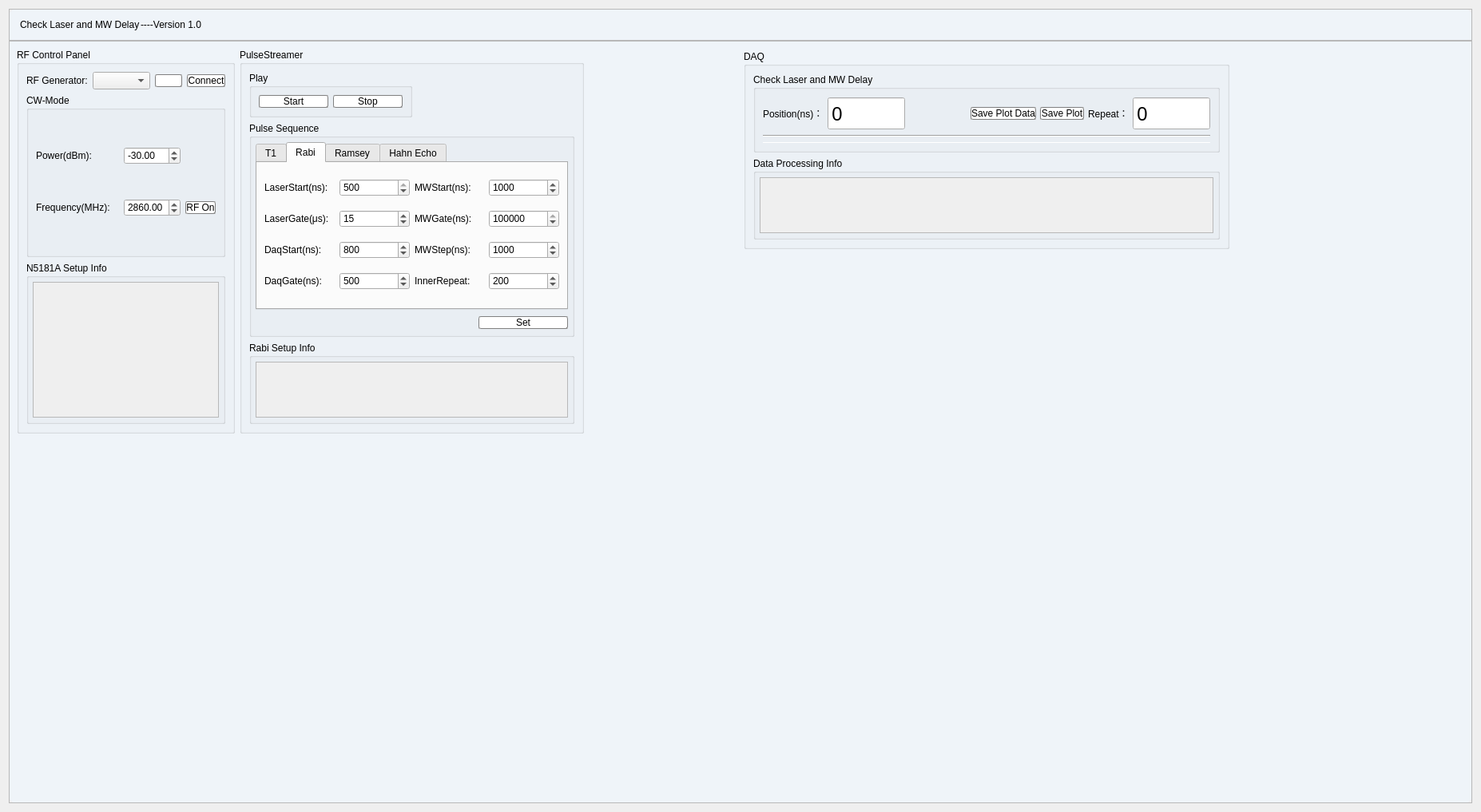
<?xml version="1.0" encoding="UTF-8"?>
<ui version="4.0">
 <class>Form</class>
 <widget class="QWidget" name="Form">
  <property name="geometry">
   <rect>
    <x>0</x>
    <y>0</y>
    <width>1854</width>
    <height>1017</height>
   </rect>
  </property>
  <property name="sizePolicy">
   <sizepolicy hsizetype="Fixed" vsizetype="Fixed">
    <horstretch>0</horstretch>
    <verstretch>0</verstretch>
   </sizepolicy>
  </property>
  <property name="windowTitle">
   <string>Form</string>
  </property>
  <property name="styleSheet">
   <string notr="true">QWidget#Form{
	border-radius:10px;
}

QWidget#mainwidget{
	background-color: rgba(239, 244, 249, 0);
	border-radius:10px;
}
QFrame#mainframe{
	background-color: rgba(239, 244, 249, 255);
	border-radius:10px;
}
QGroupBox{
	border-width: 2px;
	
	font: 25 9pt &quot;Microsoft YaHei UI Light&quot;;
}
QPushButton{
	background-color: rgb(255, 255, 255);
	border-radius: 2px;
	border: 1px groove gray;
	font: 63 9pt &quot;Nunito Sans SemiBold&quot;;
}
QTabWidget{
	font: 63 9pt &quot;Nunito Sans SemiBold&quot;;
}
QLabel{
	font: 9pt &quot;Microsoft YaHei UI&quot;;
}
QComboBox{
	
	font: 9pt &quot;Menlo for Powerline&quot;;
}
</string>
  </property>
  <layout class="QVBoxLayout" name="verticalLayout_19" stretch="0">
   <item>
    <widget class="QWidget" name="mainwidget" native="true">
     <property name="styleSheet">
      <string notr="true"/>
     </property>
     <layout class="QVBoxLayout" name="verticalLayout_5">
      <property name="spacing">
       <number>0</number>
      </property>
      <property name="leftMargin">
       <number>0</number>
      </property>
      <property name="topMargin">
       <number>0</number>
      </property>
      <property name="rightMargin">
       <number>0</number>
      </property>
      <property name="bottomMargin">
       <number>0</number>
      </property>
      <item>
       <widget class="QFrame" name="mainframe">
        <property name="styleSheet">
         <string notr="true"/>
        </property>
        <property name="frameShape">
         <enum>QFrame::StyledPanel</enum>
        </property>
        <property name="frameShadow">
         <enum>QFrame::Raised</enum>
        </property>
        <layout class="QVBoxLayout" name="verticalLayout">
         <property name="spacing">
          <number>0</number>
         </property>
         <property name="leftMargin">
          <number>0</number>
         </property>
         <property name="topMargin">
          <number>0</number>
         </property>
         <property name="rightMargin">
          <number>0</number>
         </property>
         <property name="bottomMargin">
          <number>0</number>
         </property>
         <item>
          <widget class="QFrame" name="frame">
           <property name="sizePolicy">
            <sizepolicy hsizetype="Preferred" vsizetype="Preferred">
             <horstretch>0</horstretch>
             <verstretch>1</verstretch>
            </sizepolicy>
           </property>
           <property name="minimumSize">
            <size>
             <width>0</width>
             <height>40</height>
            </size>
           </property>
           <property name="baseSize">
            <size>
             <width>0</width>
             <height>0</height>
            </size>
           </property>
           <property name="styleSheet">
            <string notr="true"/>
           </property>
           <property name="frameShape">
            <enum>QFrame::StyledPanel</enum>
           </property>
           <property name="frameShadow">
            <enum>QFrame::Raised</enum>
           </property>
           <layout class="QHBoxLayout" name="horizontalLayout_2" stretch="0,0,0,80,3,3,3">
            <property name="spacing">
             <number>1</number>
            </property>
            <property name="leftMargin">
             <number>5</number>
            </property>
            <property name="topMargin">
             <number>1</number>
            </property>
            <property name="rightMargin">
             <number>1</number>
            </property>
            <property name="bottomMargin">
             <number>1</number>
            </property>
            <item>
             <widget class="QLabel" name="label_2">
              <property name="text">
               <string/>
              </property>
              <property name="pixmap">
               <pixmap resource="resources.qrc">:/my_icons/images/icons/window_title_icon.png</pixmap>
              </property>
             </widget>
            </item>
            <item>
             <widget class="QLabel" name="label">
              <property name="sizePolicy">
               <sizepolicy hsizetype="Preferred" vsizetype="Preferred">
                <horstretch>0</horstretch>
                <verstretch>0</verstretch>
               </sizepolicy>
              </property>
              <property name="font">
               <font>
                <family>Microsoft YaHei UI</family>
                <pointsize>9</pointsize>
                <weight>50</weight>
                <italic>false</italic>
                <bold>false</bold>
               </font>
              </property>
              <property name="styleSheet">
               <string notr="true"/>
              </property>
              <property name="text">
               <string>Check Laser and MW Delay</string>
              </property>
             </widget>
            </item>
            <item>
             <widget class="QLabel" name="label_6">
              <property name="text">
               <string>----Version 1.0</string>
              </property>
             </widget>
            </item>
            <item>
             <spacer name="horizontalSpacer_2">
              <property name="orientation">
               <enum>Qt::Horizontal</enum>
              </property>
              <property name="sizeHint" stdset="0">
               <size>
                <width>40</width>
                <height>20</height>
               </size>
              </property>
             </spacer>
            </item>
            <item>
             <widget class="QPushButton" name="min_btn">
              <property name="sizePolicy">
               <sizepolicy hsizetype="Minimum" vsizetype="Fixed">
                <horstretch>0</horstretch>
                <verstretch>0</verstretch>
               </sizepolicy>
              </property>
              <property name="maximumSize">
               <size>
                <width>60</width>
                <height>30</height>
               </size>
              </property>
              <property name="styleSheet">
               <string notr="true">QPushButton {	
	border: none;
	border-radius: 2px;
	background-color: rgba(239, 244, 249, 0);
}
QPushButton:hover {
	background-color: rgba(160, 160, 160,100);
}
QPushButton:pressed {	
	background-color: transparent;
}
</string>
              </property>
              <property name="text">
               <string/>
              </property>
              <property name="icon">
               <iconset resource="resources.qrc">
                <normaloff>:/my_icons/images/icons/min.svg</normaloff>:/my_icons/images/icons/min.svg</iconset>
              </property>
             </widget>
            </item>
            <item>
             <widget class="QPushButton" name="max_btn">
              <property name="sizePolicy">
               <sizepolicy hsizetype="Minimum" vsizetype="Fixed">
                <horstretch>0</horstretch>
                <verstretch>0</verstretch>
               </sizepolicy>
              </property>
              <property name="maximumSize">
               <size>
                <width>60</width>
                <height>30</height>
               </size>
              </property>
              <property name="styleSheet">
               <string notr="true">QPushButton {	
	border: none;
	border-radius: 2px;
	background-color: rgba(239, 244, 249, 0);
}
QPushButton:hover {
	background-color: rgba(160, 160, 160,100);
}
QPushButton:pressed {	
	background-color: transparent;
}</string>
              </property>
              <property name="text">
               <string/>
              </property>
              <property name="icon">
               <iconset resource="resources.qrc">
                <normaloff>:/my_icons/images/icons/max.svg</normaloff>:/my_icons/images/icons/max.svg</iconset>
              </property>
              <property name="iconSize">
               <size>
                <width>20</width>
                <height>20</height>
               </size>
              </property>
             </widget>
            </item>
            <item>
             <widget class="QPushButton" name="close_btn">
              <property name="sizePolicy">
               <sizepolicy hsizetype="Minimum" vsizetype="Fixed">
                <horstretch>0</horstretch>
                <verstretch>0</verstretch>
               </sizepolicy>
              </property>
              <property name="maximumSize">
               <size>
                <width>60</width>
                <height>30</height>
               </size>
              </property>
              <property name="styleSheet">
               <string notr="true">QPushButton {	
	border: none;
	border-radius: 2px;
	background-color: rgba(239, 244, 249, 0);
}
QPushButton:hover {
	background-color: rgba(196, 43, 28,200);
}
QPushButton:pressed {	
	background-color: transparent;
}</string>
              </property>
              <property name="text">
               <string/>
              </property>
              <property name="icon">
               <iconset resource="resources.qrc">
                <normaloff>:/my_icons/images/icons/close_btn.svg</normaloff>:/my_icons/images/icons/close_btn.svg</iconset>
              </property>
             </widget>
            </item>
           </layout>
          </widget>
         </item>
         <item>
          <widget class="QFrame" name="frame_2">
           <property name="sizePolicy">
            <sizepolicy hsizetype="Preferred" vsizetype="Preferred">
             <horstretch>0</horstretch>
             <verstretch>100</verstretch>
            </sizepolicy>
           </property>
           <property name="styleSheet">
            <string notr="true">QPushButton:hover {
	background-color: rgba(160, 160, 160,100);
}
QPushButton:pressed {	
	background-color: transparent;
}</string>
           </property>
           <property name="frameShape">
            <enum>QFrame::StyledPanel</enum>
           </property>
           <property name="frameShadow">
            <enum>QFrame::Raised</enum>
           </property>
           <widget class="QGroupBox" name="groupBox_9">
            <property name="geometry">
             <rect>
              <x>920</x>
              <y>12</y>
              <width>608</width>
              <height>249</height>
             </rect>
            </property>
            <property name="title">
             <string>DAQ</string>
            </property>
            <layout class="QVBoxLayout" name="verticalLayout_9">
             <item>
              <widget class="QGroupBox" name="groupBox_7">
               <property name="title">
                <string>Check Laser and MW Delay</string>
               </property>
               <layout class="QVBoxLayout" name="verticalLayout_3" stretch="1,0,10">
                <item>
                 <layout class="QHBoxLayout" name="horizontalLayout_10" stretch="1,2,8,1,1,1,2">
                  <property name="spacing">
                   <number>5</number>
                  </property>
                  <item>
                   <widget class="QLabel" name="label_3">
                    <property name="text">
                     <string>Position(ns)：</string>
                    </property>
                   </widget>
                  </item>
                  <item>
                   <widget class="QSpinBox" name="data_position_spbx">
                    <property name="sizePolicy">
                     <sizepolicy hsizetype="Minimum" vsizetype="Expanding">
                      <horstretch>0</horstretch>
                      <verstretch>0</verstretch>
                     </sizepolicy>
                    </property>
                    <property name="font">
                     <font>
                      <family>Adobe Arabic</family>
                      <pointsize>18</pointsize>
                     </font>
                    </property>
                    <property name="readOnly">
                     <bool>true</bool>
                    </property>
                    <property name="buttonSymbols">
                     <enum>QAbstractSpinBox::NoButtons</enum>
                    </property>
                    <property name="maximum">
                     <number>1000000</number>
                    </property>
                   </widget>
                  </item>
                  <item>
                   <spacer name="horizontalSpacer_4">
                    <property name="orientation">
                     <enum>Qt::Horizontal</enum>
                    </property>
                    <property name="sizeHint" stdset="0">
                     <size>
                      <width>40</width>
                      <height>20</height>
                     </size>
                    </property>
                   </spacer>
                  </item>
                  <item>
                   <widget class="QPushButton" name="save_plot_data_btn">
                    <property name="text">
                     <string>Save Plot Data</string>
                    </property>
                    <property name="icon">
                     <iconset resource="resources.qrc">
                      <normaloff>:/my_icons/images/icons/save.svg</normaloff>:/my_icons/images/icons/save.svg</iconset>
                    </property>
                    <property name="iconSize">
                     <size>
                      <width>20</width>
                      <height>25</height>
                     </size>
                    </property>
                   </widget>
                  </item>
                  <item>
                   <widget class="QPushButton" name="save_plot_btn">
                    <property name="text">
                     <string>Save Plot</string>
                    </property>
                    <property name="icon">
                     <iconset resource="resources.qrc">
                      <normaloff>:/my_icons/images/icons/picture.svg</normaloff>:/my_icons/images/icons/picture.svg</iconset>
                    </property>
                    <property name="iconSize">
                     <size>
                      <width>20</width>
                      <height>25</height>
                     </size>
                    </property>
                   </widget>
                  </item>
                  <item>
                   <widget class="QLabel" name="label_5">
                    <property name="text">
                     <string>Repeat：</string>
                    </property>
                   </widget>
                  </item>
                  <item>
                   <widget class="QSpinBox" name="repeat_spbx">
                    <property name="sizePolicy">
                     <sizepolicy hsizetype="Minimum" vsizetype="Expanding">
                      <horstretch>0</horstretch>
                      <verstretch>0</verstretch>
                     </sizepolicy>
                    </property>
                    <property name="font">
                     <font>
                      <family>Adobe Arabic</family>
                      <pointsize>18</pointsize>
                     </font>
                    </property>
                    <property name="readOnly">
                     <bool>true</bool>
                    </property>
                    <property name="buttonSymbols">
                     <enum>QAbstractSpinBox::NoButtons</enum>
                    </property>
                    <property name="maximum">
                     <number>1000000</number>
                    </property>
                   </widget>
                  </item>
                 </layout>
                </item>
                <item>
                 <widget class="Line" name="line">
                  <property name="orientation">
                   <enum>Qt::Horizontal</enum>
                  </property>
                 </widget>
                </item>
                <item>
                 <widget class="QFrame" name="rabi_graph_frame">
                  <property name="styleSheet">
                   <string notr="true">background-color: rgb(240, 240, 240);</string>
                  </property>
                  <property name="frameShape">
                   <enum>QFrame::Panel</enum>
                  </property>
                  <property name="frameShadow">
                   <enum>QFrame::Sunken</enum>
                  </property>
                  <property name="lineWidth">
                   <number>3</number>
                  </property>
                  <property name="midLineWidth">
                   <number>3</number>
                  </property>
                 </widget>
                </item>
               </layout>
              </widget>
             </item>
             <item>
              <widget class="QGroupBox" name="groupBox_11">
               <property name="title">
                <string>Data Processing Info</string>
               </property>
               <layout class="QGridLayout" name="gridLayout_7">
                <property name="leftMargin">
                 <number>5</number>
                </property>
                <property name="topMargin">
                 <number>5</number>
                </property>
                <property name="rightMargin">
                 <number>5</number>
                </property>
                <property name="bottomMargin">
                 <number>5</number>
                </property>
                <item row="0" column="0">
                 <widget class="QScrollArea" name="data_processing_scroll">
                  <property name="sizePolicy">
                   <sizepolicy hsizetype="Minimum" vsizetype="Minimum">
                    <horstretch>0</horstretch>
                    <verstretch>0</verstretch>
                   </sizepolicy>
                  </property>
                  <property name="widgetResizable">
                   <bool>true</bool>
                  </property>
                  <widget class="QWidget" name="scrollAreaWidgetContents_3">
                   <property name="geometry">
                    <rect>
                     <x>0</x>
                     <y>0</y>
                     <width>570</width>
                     <height>73</height>
                    </rect>
                   </property>
                   <layout class="QVBoxLayout" name="verticalLayout_24">
                    <item>
                     <widget class="QLabel" name="data_processing_msg">
                      <property name="text">
                       <string/>
                      </property>
                     </widget>
                    </item>
                   </layout>
                  </widget>
                 </widget>
                </item>
               </layout>
              </widget>
             </item>
            </layout>
           </widget>
           <widget class="QWidget" name="">
            <property name="geometry">
             <rect>
              <x>10</x>
              <y>10</y>
              <width>710</width>
              <height>482</height>
             </rect>
            </property>
            <layout class="QHBoxLayout" name="horizontalLayout_7" stretch="1,2">
             <item>
              <widget class="QGroupBox" name="groupBox_3">
               <property name="styleSheet">
                <string notr="true"/>
               </property>
               <property name="title">
                <string>RF Control Panel</string>
               </property>
               <layout class="QVBoxLayout" name="verticalLayout_4">
                <item>
                 <layout class="QHBoxLayout" name="horizontalLayout" stretch="3,4,1,2">
                  <item>
                   <widget class="QLabel" name="label_4">
                    <property name="text">
                     <string>RF Generator:</string>
                    </property>
                   </widget>
                  </item>
                  <item>
                   <widget class="QComboBox" name="rf_cbx"/>
                  </item>
                  <item>
                   <widget class="QPushButton" name="rf_visa_rst_btn">
                    <property name="text">
                     <string/>
                    </property>
                    <property name="icon">
                     <iconset resource="resources.qrc">
                      <normaloff>:/my_icons/images/icons/restore.svg</normaloff>:/my_icons/images/icons/restore.svg</iconset>
                    </property>
                    <property name="iconSize">
                     <size>
                      <width>20</width>
                      <height>25</height>
                     </size>
                    </property>
                   </widget>
                  </item>
                  <item>
                   <widget class="QPushButton" name="rf_connect_btn">
                    <property name="styleSheet">
                     <string notr="true">QPushButton{
	font: 10pt &quot;Yu Gothic UI&quot;;	

}</string>
                    </property>
                    <property name="text">
                     <string>Connect</string>
                    </property>
                    <property name="icon">
                     <iconset resource="resources.qrc">
                      <normaloff>:/my_icons/images/icons/connect.svg</normaloff>:/my_icons/images/icons/connect.svg</iconset>
                    </property>
                    <property name="iconSize">
                     <size>
                      <width>20</width>
                      <height>25</height>
                     </size>
                    </property>
                   </widget>
                  </item>
                 </layout>
                </item>
                <item>
                 <widget class="QGroupBox" name="groupBox_13">
                  <property name="title">
                   <string>CW-Mode</string>
                  </property>
                  <layout class="QGridLayout" name="gridLayout_4">
                   <item row="0" column="0">
                    <widget class="QLabel" name="label_17">
                     <property name="text">
                      <string>Power(dBm):</string>
                     </property>
                    </widget>
                   </item>
                   <item row="1" column="0" colspan="2">
                    <widget class="QLabel" name="label_18">
                     <property name="text">
                      <string>Frequency(MHz):</string>
                     </property>
                    </widget>
                   </item>
                   <item row="1" column="2">
                    <widget class="QDoubleSpinBox" name="cw_freq_spbx">
                     <property name="minimum">
                      <double>100.000000000000000</double>
                     </property>
                     <property name="maximum">
                      <double>6000.000000000000000</double>
                     </property>
                     <property name="singleStep">
                      <double>0.100000000000000</double>
                     </property>
                     <property name="value">
                      <double>2860.000000000000000</double>
                     </property>
                    </widget>
                   </item>
                   <item row="1" column="3">
                    <widget class="QPushButton" name="rf_ply_stp_btn">
                     <property name="text">
                      <string>RF On</string>
                     </property>
                     <property name="icon">
                      <iconset resource="resources.qrc">
                       <normaloff>:/my_icons/images/icons/play.svg</normaloff>:/my_icons/images/icons/play.svg</iconset>
                     </property>
                     <property name="iconSize">
                      <size>
                       <width>20</width>
                       <height>25</height>
                      </size>
                     </property>
                    </widget>
                   </item>
                   <item row="0" column="2">
                    <widget class="QDoubleSpinBox" name="cw_power_spbx">
                     <property name="minimum">
                      <double>-50.000000000000000</double>
                     </property>
                     <property name="maximum">
                      <double>10.000000000000000</double>
                     </property>
                     <property name="singleStep">
                      <double>0.100000000000000</double>
                     </property>
                     <property name="value">
                      <double>-30.000000000000000</double>
                     </property>
                    </widget>
                   </item>
                  </layout>
                 </widget>
                </item>
                <item>
                 <widget class="QGroupBox" name="groupBox_6">
                  <property name="title">
                   <string>N5181A Setup Info</string>
                  </property>
                  <layout class="QGridLayout" name="gridLayout_2">
                   <property name="leftMargin">
                    <number>5</number>
                   </property>
                   <property name="topMargin">
                    <number>5</number>
                   </property>
                   <property name="rightMargin">
                    <number>5</number>
                   </property>
                   <property name="bottomMargin">
                    <number>5</number>
                   </property>
                   <item row="0" column="0">
                    <widget class="QScrollArea" name="rf_scroll">
                     <property name="sizePolicy">
                      <sizepolicy hsizetype="Minimum" vsizetype="Minimum">
                       <horstretch>0</horstretch>
                       <verstretch>0</verstretch>
                      </sizepolicy>
                     </property>
                     <property name="widgetResizable">
                      <bool>true</bool>
                     </property>
                     <widget class="QWidget" name="scrollAreaWidgetContents">
                      <property name="geometry">
                       <rect>
                        <x>0</x>
                        <y>0</y>
                        <width>265</width>
                        <height>111</height>
                       </rect>
                      </property>
                      <layout class="QVBoxLayout" name="verticalLayout_7">
                       <item>
                        <widget class="QLabel" name="rf_msg">
                         <property name="text">
                          <string/>
                         </property>
                        </widget>
                       </item>
                      </layout>
                     </widget>
                    </widget>
                   </item>
                  </layout>
                 </widget>
                </item>
               </layout>
              </widget>
             </item>
             <item>
              <widget class="QGroupBox" name="groupBox">
               <property name="title">
                <string>PulseStreamer</string>
               </property>
               <layout class="QVBoxLayout" name="verticalLayout_6">
                <item>
                 <layout class="QHBoxLayout" name="horizontalLayout_5" stretch="1,1">
                  <item>
                   <widget class="QGroupBox" name="groupBox_4">
                    <property name="title">
                     <string>Play</string>
                    </property>
                    <layout class="QGridLayout" name="gridLayout_3">
                     <item row="0" column="0">
                      <widget class="QPushButton" name="rabi_start_btn">
                       <property name="styleSheet">
                        <string notr="true">QPushButton{
	font: 10pt &quot;Yu Gothic UI&quot;;	

}</string>
                       </property>
                       <property name="text">
                        <string>Start</string>
                       </property>
                       <property name="icon">
                        <iconset resource="resources.qrc">
                         <normaloff>:/my_icons/images/icons/play.svg</normaloff>:/my_icons/images/icons/play.svg</iconset>
                       </property>
                       <property name="iconSize">
                        <size>
                         <width>20</width>
                         <height>25</height>
                        </size>
                       </property>
                      </widget>
                     </item>
                     <item row="0" column="1">
                      <widget class="QPushButton" name="rabi_stop_btn">
                       <property name="styleSheet">
                        <string notr="true">QPushButton{
	font: 10pt &quot;Yu Gothic UI&quot;;	

}</string>
                       </property>
                       <property name="text">
                        <string>Stop</string>
                       </property>
                       <property name="icon">
                        <iconset resource="resources.qrc">
                         <normaloff>:/my_icons/images/icons/stop.svg</normaloff>:/my_icons/images/icons/stop.svg</iconset>
                       </property>
                       <property name="iconSize">
                        <size>
                         <width>20</width>
                         <height>25</height>
                        </size>
                       </property>
                      </widget>
                     </item>
                    </layout>
                   </widget>
                  </item>
                  <item>
                   <spacer name="horizontalSpacer_5">
                    <property name="orientation">
                     <enum>Qt::Horizontal</enum>
                    </property>
                    <property name="sizeHint" stdset="0">
                     <size>
                      <width>40</width>
                      <height>20</height>
                     </size>
                    </property>
                   </spacer>
                  </item>
                 </layout>
                </item>
                <item>
                 <widget class="QGroupBox" name="groupBox_10">
                  <property name="title">
                   <string>Pulse Sequence</string>
                  </property>
                  <layout class="QGridLayout" name="gridLayout_6">
                   <property name="leftMargin">
                    <number>5</number>
                   </property>
                   <property name="topMargin">
                    <number>5</number>
                   </property>
                   <property name="rightMargin">
                    <number>5</number>
                   </property>
                   <property name="bottomMargin">
                    <number>5</number>
                   </property>
                   <item row="0" column="0">
                    <widget class="QTabWidget" name="pulse_tab">
                     <property name="currentIndex">
                      <number>1</number>
                     </property>
                     <widget class="QWidget" name="t1">
                      <attribute name="title">
                       <string>T1</string>
                      </attribute>
                      <layout class="QGridLayout" name="gridLayout_8">
                       <item row="0" column="1">
                        <widget class="QSpinBox" name="t1_laser_start_spbx">
                         <property name="maximum">
                          <number>500000</number>
                         </property>
                         <property name="value">
                          <number>0</number>
                         </property>
                        </widget>
                       </item>
                       <item row="3" column="2">
                        <widget class="QLabel" name="label_25">
                         <property name="text">
                          <string>InnerRepeat:</string>
                         </property>
                        </widget>
                       </item>
                       <item row="1" column="0">
                        <widget class="QLabel" name="label_22">
                         <property name="text">
                          <string>LaserGate(μs):</string>
                         </property>
                        </widget>
                       </item>
                       <item row="0" column="0">
                        <widget class="QLabel" name="label_13">
                         <property name="text">
                          <string>LaserStart(ns):</string>
                         </property>
                        </widget>
                       </item>
                       <item row="1" column="1">
                        <widget class="QSpinBox" name="t1_laser_gate_spbx">
                         <property name="maximum">
                          <number>1000</number>
                         </property>
                         <property name="value">
                          <number>30</number>
                         </property>
                        </widget>
                       </item>
                       <item row="3" column="3">
                        <widget class="QSpinBox" name="t1_inner_repeat_spbx">
                         <property name="maximum">
                          <number>100000000</number>
                         </property>
                         <property name="value">
                          <number>200</number>
                         </property>
                        </widget>
                       </item>
                       <item row="0" column="2">
                        <widget class="QLabel" name="label_8">
                         <property name="text">
                          <string>DaqStart(ns):</string>
                         </property>
                        </widget>
                       </item>
                       <item row="0" column="3">
                        <widget class="QSpinBox" name="t1_daq_start_spbx">
                         <property name="maximum">
                          <number>1000000</number>
                         </property>
                         <property name="value">
                          <number>300</number>
                         </property>
                        </widget>
                       </item>
                       <item row="1" column="2">
                        <widget class="QLabel" name="label_26">
                         <property name="text">
                          <string>DaqGate(ns):</string>
                         </property>
                        </widget>
                       </item>
                       <item row="1" column="3">
                        <widget class="QSpinBox" name="t1_daq_gate_spbx">
                         <property name="maximum">
                          <number>5000</number>
                         </property>
                         <property name="value">
                          <number>500</number>
                         </property>
                        </widget>
                       </item>
                       <item row="2" column="1">
                        <widget class="QSpinBox" name="t1_span_spbx">
                         <property name="maximum">
                          <number>1000000</number>
                         </property>
                         <property name="value">
                          <number>1500</number>
                         </property>
                        </widget>
                       </item>
                       <item row="2" column="0">
                        <widget class="QLabel" name="label_9">
                         <property name="text">
                          <string>T1Span(μs):</string>
                         </property>
                        </widget>
                       </item>
                       <item row="3" column="0">
                        <widget class="QLabel" name="label_10">
                         <property name="text">
                          <string>T1Step(μs):</string>
                         </property>
                        </widget>
                       </item>
                       <item row="3" column="1">
                        <widget class="QSpinBox" name="t1_step_spbx">
                         <property name="maximum">
                          <number>100000</number>
                         </property>
                         <property name="value">
                          <number>10</number>
                         </property>
                        </widget>
                       </item>
                      </layout>
                     </widget>
                     <widget class="QWidget" name="rabi">
                      <attribute name="title">
                       <string>Rabi</string>
                      </attribute>
                      <layout class="QGridLayout" name="gridLayout">
                       <item row="0" column="0">
                        <widget class="QLabel" name="label_12">
                         <property name="text">
                          <string>LaserStart(ns):</string>
                         </property>
                        </widget>
                       </item>
                       <item row="0" column="1">
                        <widget class="QSpinBox" name="rabi_laser_start_spbx">
                         <property name="maximum">
                          <number>500</number>
                         </property>
                         <property name="value">
                          <number>500</number>
                         </property>
                        </widget>
                       </item>
                       <item row="0" column="2">
                        <widget class="QLabel" name="label_19">
                         <property name="text">
                          <string>MWStart(ns):</string>
                         </property>
                        </widget>
                       </item>
                       <item row="0" column="3">
                        <widget class="QSpinBox" name="rabi_mw_start_spbx">
                         <property name="maximum">
                          <number>20000</number>
                         </property>
                         <property name="value">
                          <number>1000</number>
                         </property>
                        </widget>
                       </item>
                       <item row="1" column="0">
                        <widget class="QLabel" name="label_16">
                         <property name="text">
                          <string>LaserGate(μs):</string>
                         </property>
                        </widget>
                       </item>
                       <item row="1" column="1">
                        <widget class="QSpinBox" name="rabi_laser_gate_spbx">
                         <property name="maximum">
                          <number>1000</number>
                         </property>
                         <property name="value">
                          <number>15</number>
                         </property>
                        </widget>
                       </item>
                       <item row="1" column="2">
                        <widget class="QLabel" name="label_11">
                         <property name="text">
                          <string>MWGate(ns):</string>
                         </property>
                        </widget>
                       </item>
                       <item row="1" column="3">
                        <widget class="QSpinBox" name="rabi_mw_gate_spbx">
                         <property name="maximum">
                          <number>10000000</number>
                         </property>
                         <property name="value">
                          <number>200000</number>
                         </property>
                        </widget>
                       </item>
                       <item row="2" column="0">
                        <widget class="QLabel" name="label_7">
                         <property name="text">
                          <string>DaqStart(ns):</string>
                         </property>
                        </widget>
                       </item>
                       <item row="2" column="1">
                        <widget class="QSpinBox" name="rabi_daq_start_spbx">
                         <property name="maximum">
                          <number>1000000</number>
                         </property>
                         <property name="value">
                          <number>800</number>
                         </property>
                        </widget>
                       </item>
                       <item row="2" column="2">
                        <widget class="QLabel" name="label_15">
                         <property name="text">
                          <string>MWStep(ns):</string>
                         </property>
                        </widget>
                       </item>
                       <item row="2" column="3">
                        <widget class="QSpinBox" name="rabi_mw_step_spbx">
                         <property name="maximum">
                          <number>100000000</number>
                         </property>
                         <property name="value">
                          <number>1000</number>
                         </property>
                        </widget>
                       </item>
                       <item row="3" column="0">
                        <widget class="QLabel" name="label_14">
                         <property name="text">
                          <string>DaqGate(ns):</string>
                         </property>
                        </widget>
                       </item>
                       <item row="3" column="1">
                        <widget class="QSpinBox" name="rabi_daq_gate_spbx">
                         <property name="maximum">
                          <number>5000</number>
                         </property>
                         <property name="value">
                          <number>500</number>
                         </property>
                        </widget>
                       </item>
                       <item row="3" column="2">
                        <widget class="QLabel" name="label_20">
                         <property name="text">
                          <string>InnerRepeat:</string>
                         </property>
                        </widget>
                       </item>
                       <item row="3" column="3">
                        <widget class="QSpinBox" name="rabi_inner_repeat_spbx">
                         <property name="maximum">
                          <number>100000000</number>
                         </property>
                         <property name="value">
                          <number>200</number>
                         </property>
                        </widget>
                       </item>
                      </layout>
                     </widget>
                     <widget class="QWidget" name="ramsey">
                      <attribute name="title">
                       <string>Ramsey</string>
                      </attribute>
                     </widget>
                     <widget class="QWidget" name="hahn">
                      <attribute name="title">
                       <string>Hahn Echo</string>
                      </attribute>
                     </widget>
                    </widget>
                   </item>
                   <item row="1" column="0">
                    <layout class="QHBoxLayout" name="horizontalLayout_3" stretch="5,2">
                     <item>
                      <spacer name="horizontalSpacer">
                       <property name="orientation">
                        <enum>Qt::Horizontal</enum>
                       </property>
                       <property name="sizeHint" stdset="0">
                        <size>
                         <width>40</width>
                         <height>20</height>
                        </size>
                       </property>
                      </spacer>
                     </item>
                     <item>
                      <widget class="QPushButton" name="rabi_set_btn">
                       <property name="styleSheet">
                        <string notr="true">QPushButton{
	font: 10pt &quot;Yu Gothic UI&quot;;	

}</string>
                       </property>
                       <property name="text">
                        <string>Set</string>
                       </property>
                       <property name="icon">
                        <iconset resource="resources.qrc">
                         <normaloff>:/my_icons/images/icons/download.svg</normaloff>:/my_icons/images/icons/download.svg</iconset>
                       </property>
                       <property name="iconSize">
                        <size>
                         <width>20</width>
                         <height>25</height>
                        </size>
                       </property>
                      </widget>
                     </item>
                    </layout>
                   </item>
                  </layout>
                 </widget>
                </item>
                <item>
                 <widget class="QGroupBox" name="groupBox_8">
                  <property name="title">
                   <string>Rabi Setup Info</string>
                  </property>
                  <layout class="QGridLayout" name="gridLayout_5">
                   <property name="leftMargin">
                    <number>5</number>
                   </property>
                   <property name="topMargin">
                    <number>5</number>
                   </property>
                   <property name="rightMargin">
                    <number>5</number>
                   </property>
                   <property name="bottomMargin">
                    <number>5</number>
                   </property>
                   <item row="0" column="0">
                    <widget class="QScrollArea" name="pulse_streamer_scroll">
                     <property name="sizePolicy">
                      <sizepolicy hsizetype="Minimum" vsizetype="Minimum">
                       <horstretch>0</horstretch>
                       <verstretch>0</verstretch>
                      </sizepolicy>
                     </property>
                     <property name="widgetResizable">
                      <bool>true</bool>
                     </property>
                     <widget class="QWidget" name="scrollAreaWidgetContents_2">
                      <property name="geometry">
                       <rect>
                        <x>0</x>
                        <y>0</y>
                        <width>360</width>
                        <height>73</height>
                       </rect>
                      </property>
                      <layout class="QVBoxLayout" name="verticalLayout_10">
                       <item>
                        <widget class="QLabel" name="pulse_streamer_msg">
                         <property name="text">
                          <string/>
                         </property>
                        </widget>
                       </item>
                      </layout>
                     </widget>
                    </widget>
                   </item>
                  </layout>
                 </widget>
                </item>
               </layout>
              </widget>
             </item>
            </layout>
           </widget>
          </widget>
         </item>
        </layout>
       </widget>
      </item>
     </layout>
    </widget>
   </item>
  </layout>
 </widget>
 <resources>
  <include location="resources.qrc"/>
  <include location="resources.qrc"/>
  <include location="resources.qrc"/>
  <include location="resources.qrc"/>
  <include location="resources.qrc"/>
 </resources>
 <connections/>
</ui>
